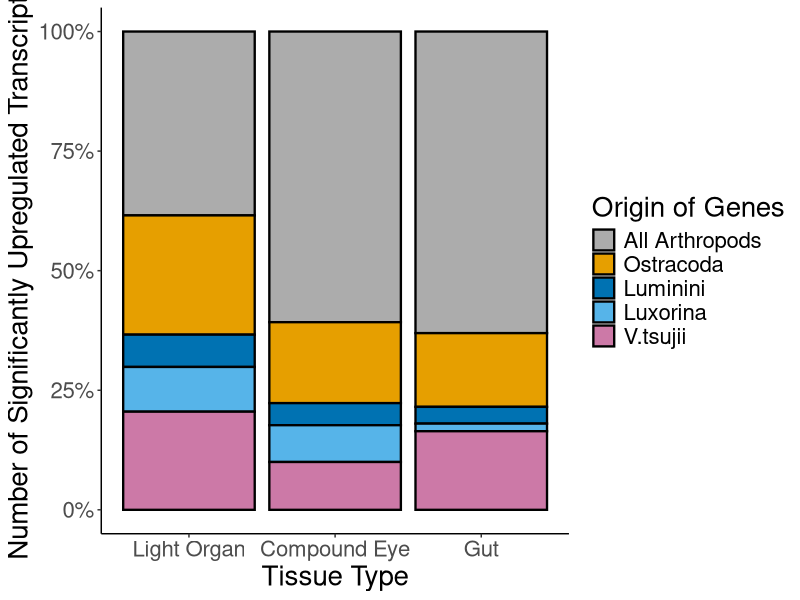
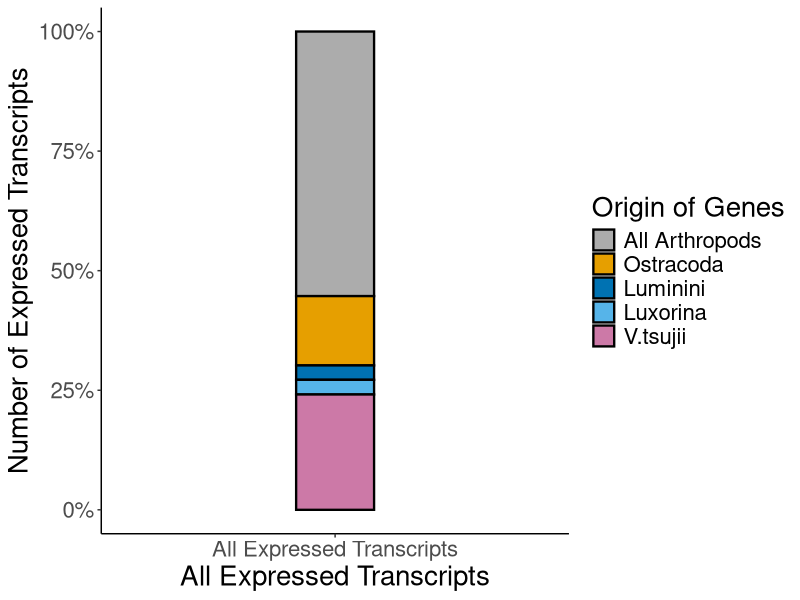
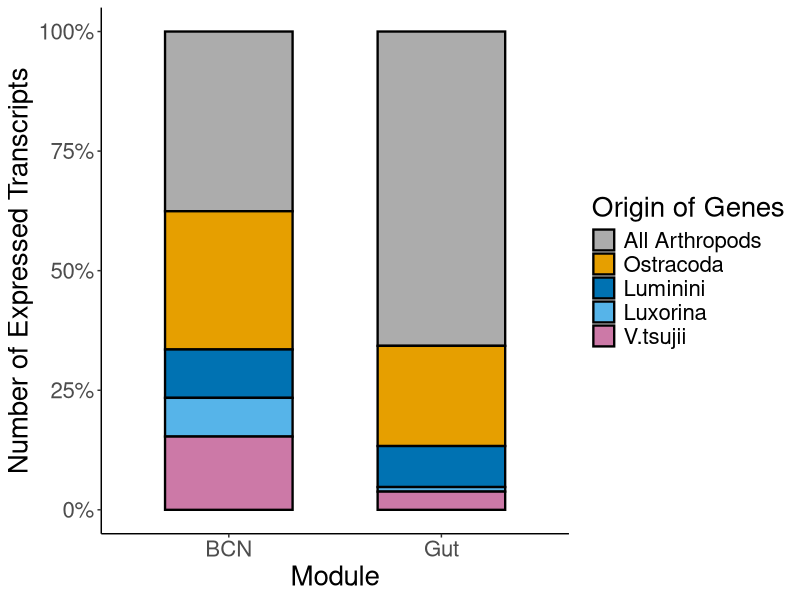
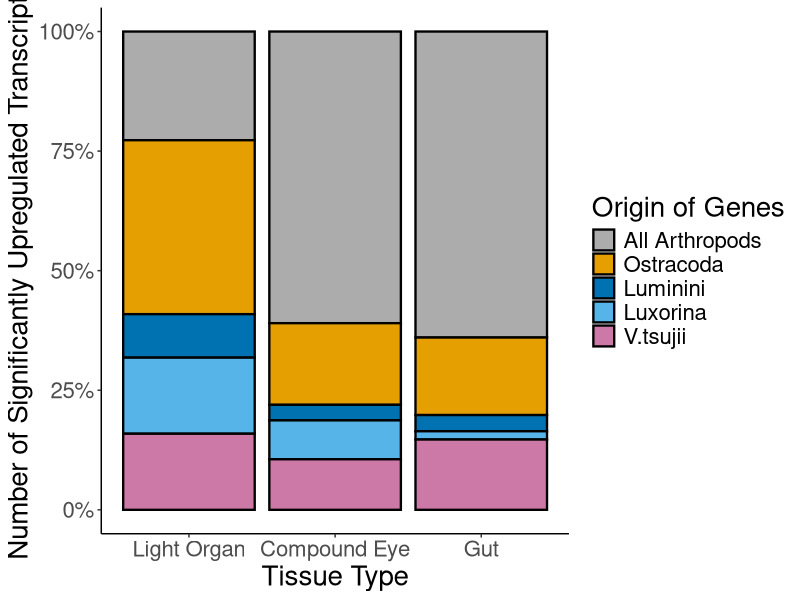

R code for these plots, in order:
#Description: Barplots for downstream analyses of KinFin output for Vargula tsujii. 
#Author: Lisa Yeter Mesrop 
#Goal: Scripts for barplot figures. 

#load libraries 
library(tidyverse) 
library(matrixStats)
library(dplyr)
library(data.table)
library(ggraph) 
library(graphlayouts)
library(igraph)
library(readxl)
library(plyr)


##### barplots for Figure 2 ######

### Vargula tsujiii ###

group_DE <- c( rep("Light Organ" , 5) , rep("Compound Eye" , 5), rep("Gut" , 5))
expressed_transcripts_DE <- c( 148, 96, 26, 36, 79, 79, 22, 6, 10, 13, 990, 242, 55, 25, 258)
origin_of_transcripts_DE <- rep(c("All Arthropods", "Ostracoda", "Luminini","Luxorina","V.tsujii" ) , 3)
data_DE <- data.frame(group_DE,origin_of_transcripts_DE,expressed_transcripts_DE)
data_DE$group_DE <- factor(data_DE$group_DE, levels = c("Light Organ", "Compound Eye", "Gut"))


# stacked barplot
data_DE_barplot<- ggplot(data_DE, aes(fill=factor(origin_of_transcripts_DE, levels = c("All Arthropods", "Ostracoda", "Luminini","Luxorina","V.tsujii" )), y=expressed_transcripts_DE, x= group_DE)) + 
  geom_bar(position="fill", stat="identity", color="black", size=.80) +
  scale_y_continuous(labels = scales::percent_format()) +
  scale_fill_manual(values=c( '#acacac', '#E69F00', '#0072b2', '#56B4E9', '#CC79A7')) + #'#009E73' 
  labs(y = "Number of Significantly Upregulated Transcripts", x = "Tissue Type") +
  labs(fill = "Origin of Genes") +
  theme(axis.text = element_text(size = 16)) +
  theme(axis.title = element_text(size = 20))   +
  theme(legend.text = element_text(size = 16))  +           # Legend text
  theme(legend.title = element_text(size = 20))  

data_DE_barplot +theme(panel.grid.major = element_blank(), panel.grid.minor = element_blank(),
                       panel.background = element_blank(), axis.line = element_line(colour = "black"))

### All expressed transcripts in DGE Dataset ###

group_all <- c(rep("All Expressed Transcripts" , 5))
origin_of_transcripts_all <- rep(c("All Arthropods", "Ostracoda", "Luminini","Luxorina","V.tsujii" ) , 1)
expressed_transcripts_all <- c(6455, 1691, 351, 358, 2814)
data_all <- data.frame(group_all,origin_of_transcripts_all,expressed_transcripts_all)

# stacked barplot
data_all_transcripts_barplot <- ggplot(data_all, aes(fill=factor(origin_of_transcripts_all, levels = c("All Arthropods", "Ostracoda", "Luminini","Luxorina","V.tsujii" )), y=expressed_transcripts_all, x=group_all)) + 
  geom_bar(position="fill", stat="identity", color="black", size=0.80, width = .2) +
  scale_fill_manual(values=c('#acacac','#E69F00', '#0072b2','#56B4E9','#CC79A7')) +
  scale_y_continuous(labels = scales::percent_format()) +labs(y = "Number of Expressed Transcripts", x = "All Expressed Transcripts") +
  labs(fill = "Origin of Genes")  +
  theme(axis.text = element_text(size = 16)) +
  theme(axis.title = element_text(size = 20))   +
  theme(legend.text = element_text(size = 16))  +           # Legend text
  theme(legend.title = element_text(size = 20))  


data_all_transcripts_barplot +theme(panel.grid.major = element_blank(), panel.grid.minor = element_blank(),
                                    panel.background = element_blank(), axis.line = element_line(colour = "black"))



### BCN and Gut Network ###


group_BCN <- c(rep("BCN", 5), rep("Gut" , 5))
origin_of_transcripts_BCN <- rep(c("All Arthropods", "Ostracoda", "Luminini","Luxorina","V.tsujii" ) , 2)
expressed_transcripts_BCN <- c(130, 100, 35, 28, 53, 69, 22, 9, 1, 4) 
data_BCN <- data.frame(group_BCN,origin_of_transcripts_BCN,expressed_transcripts_BCN)


# stacked barplot
data_BCN_barplot<- ggplot(data_BCN, aes(fill=factor(origin_of_transcripts_BCN, levels = c("All Arthropods", "Ostracoda", "Luminini","Luxorina","V.tsujii" )), y=expressed_transcripts_BCN, x=group_BCN)) + 
  geom_bar(position="fill", stat="identity", color="black", size=0.80, width = .60) + 
  scale_fill_manual(values=c('#acacac','#E69F00', '#0072b2','#56B4E9','#CC79A7')) +
  scale_y_continuous(labels = scales::percent_format()) +
  labs(y = "Number of Expressed Transcripts", x = "Module") +
  labs(fill = "Origin of Genes") +
  theme(axis.text = element_text(size = 16)) +
  theme(axis.title = element_text(size = 20))   +
  theme(legend.text = element_text(size = 16))  +           # Legend text
  theme(legend.title = element_text(size = 20))  


data_BCN_barplot  +theme(panel.grid.major = element_blank(), panel.grid.minor = element_blank(),
                         panel.background = element_blank(), axis.line = element_line(colour = "black"))




### barplots for supp figures ### 

#significantly upregulated genes that are uniquely expressed in each tissue  

unique_group_DE <- c( rep("Light Organ" , 5) , rep("Compound Eye" , 5), rep("Gut" , 5))
unique_expressed_transcripts_DE <- c( 50, 80, 20, 35, 35, 75, 21, 4, 10, 13, 888, 225, 47, 24, 204) 
unique_origin_of_transcripts_DE <- rep(c("All Arthropods", "Ostracoda", "Luminini","Luxorina","V.tsujii" ) , 3)
unique_data_DE <- data.frame(unique_group_DE,unique_origin_of_transcripts_DE,unique_expressed_transcripts_DE)
unique_data_DE$unique_group_DE <- factor(unique_data_DE$unique_group_DE, levels = c("Light Organ", "Compound Eye", "Gut"))


# stacked barplot
unique_data_DE_barplot<- ggplot(unique_data_DE, aes(fill=factor(unique_origin_of_transcripts_DE, levels = c("All Arthropods", "Ostracoda", "Luminini","Luxorina","V.tsujii" )), y=unique_expressed_transcripts_DE, x= unique_group_DE)) + 
  geom_bar(position="fill", stat="identity", color="black", size=.80) +
  scale_y_continuous(labels = scales::percent_format()) +
  scale_fill_manual(values=c( '#acacac', '#E69F00', '#0072b2', '#56B4E9', '#CC79A7')) + #'#009E73' 
  labs(y = "Number of Significantly Upregulated Transcripts", x = "Tissue Type") +
  labs(fill = "Origin of Genes") +
  theme(axis.text = element_text(size = 16)) +
  theme(axis.title = element_text(size = 20))   +
  theme(legend.text = element_text(size = 16))  +           # Legend text
  theme(legend.title = element_text(size = 20))  

unique_data_DE_barplot +theme(panel.grid.major = element_blank(), panel.grid.minor = element_blank(),
                              panel.background = element_blank(), axis.line = element_line(colour = "black"))
